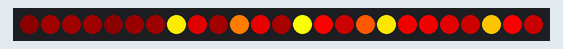
The sketch below on a simulated Arduino Uno, built with avr-gcc and run on an emulated ATmega328P. On the bench: 25 RGB LEDs in strip order, left to right.

Above: at 3.18 s.
At 7.58 s:
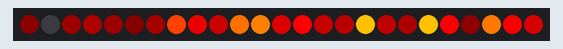
At 12.29 s:
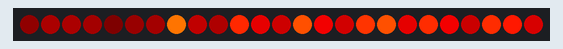
At 21.39 s:
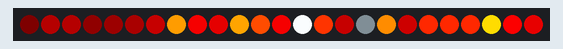
At 30.49 s:
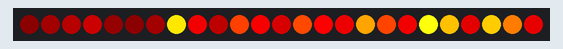
At 39.6 s:
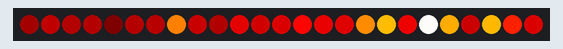

The sketch:

fire_snow2.ino
```cpp
/*
 * Fire-snow concentric style
 * OK on blackSNOW. Better on e-aster.
 *
 * warmbit @ 2021OCT06
 *
 * ref: sun radiation circular
 * https://wokwi.com/arduino/projects/288437917385228808
 *
 */

#include "FastLED.h"

#define LED_PIN       A1
#define COLOR_ORDER   GRB
#define LED_TYPE      WS2812B

#define BRIGHTNESS    255

// just for mapping
#define NUM_ROWS 13
#define NUM_COLS 11
const uint8_t kMatrixWidth = NUM_COLS;
const uint8_t kMatrixHeight = NUM_ROWS;

//#define NUM_LEDS (NUM_ROWS * NUM_COLS)
#define NUM_LEDS 25

CRGB leds[NUM_LEDS];
byte bump[(NUM_COLS+2)*(NUM_ROWS+2)];
CRGB cHsvLUT[256];

void setup() {

  delay(3000); // sanity delay

  FastLED.addLeds<LED_TYPE, LED_PIN, COLOR_ORDER>(leds, NUM_LEDS).setCorrection( TypicalLEDStrip );
  FastLED.setBrightness( BRIGHTNESS );

  generateCHsvLUT();
}

void loop() {
  generateBump();
  bumpMap();
  FastLED.show();
}

void generateCHsvLUT() {
  for (int j= 0; j<256; j++) {
    cHsvLUT[j] = HeatColor(j/1.4);
  }
}

void generateBump () {
  int t = millis()/2;
  int index = 0;
  for (byte j = 0; j < (NUM_ROWS+2); j++) {
    for (byte i = 0; i < (NUM_COLS+2); i++) {
      byte col = (inoise8_raw(i*40, j*40, t))/2;
      bump[index++] = col;
    }
  }
}

void bumpMap() {
  int yindex=(NUM_COLS+3);
  int8_t vly=-(NUM_ROWS/2+1);
  for (byte y = 0; y < NUM_ROWS; y++) {
    ++vly;
    int8_t vlx=-(NUM_COLS/2+1);
    for (byte x = 0; x < NUM_COLS; x++) {
      ++vlx;
      int8_t nx=bump[x+yindex+1]-bump[x+yindex-1];
      int8_t ny=bump[x+yindex+(NUM_COLS+2)]-bump[x+yindex-(NUM_COLS+2)];
      byte difx=abs8(vlx*7-nx);
      byte dify=abs8(vly*7-ny);
      int temp = difx*difx+dify*dify;

      //int col = 255-temp/13;
      //int col = 255-temp/11;
      // reverse: edge hotter, inner darker
      int col = temp/11;

      if (col<0) col=0;

      uint8_t index = XY(x, y);
      if (index != 25) {
        leds[index] = cHsvLUT[col];
      }
    }
    yindex += (NUM_COLS+2);
  }
}

uint8_t XY (uint8_t x, uint8_t y) {
  // 25 is a guard, there is no actual LED there for snowflake
  // if 25 returned, it is not visible at all.
  //
  // this is a mapping from xy matrix to snowflake
  const uint8_t XYTable[] = {
    25,  25,  25,  25,  25,  10,  25,  25,  25,  25,  25,
    25,  25,  25,  25,  25,  11,  25,  25,  25,  25,  25,
     7,  25,  25,  25,  25,  25,  25,  25,  25,  25,  13,
    25,  25,  25,  25,  25,  12,  25,  25,  25,  25,  25,
    25,   8,  25,  25,  25,  25,  25,  25,  25,  14,  25,
    25,  25,   9,  25,   1,  25,   2,  25,  15,  25,  25,
    25,  25,  25,   6,  25,   0,  25,   3,  25,  25,  25,
    25,  25,  24,  25,   5,  25,   4,  25,  18,  25,  25,
    25,  23,  25,  25,  25,  25,  25,  25,  25,  17,  25,
    25,  25,  25,  25,  25,  21,  25,  25,  25,  25,  25,
    22,  25,  25,  25,  25,  25,  25,  25,  25,  25,  16,
    25,  25,  25,  25,  25,  20,  25,  25,  25,  25,  25,
    25,  25,  25,  25,  25,  19,  25,  25,  25,  25,  25
  };

  uint8_t i = (y * kMatrixWidth) + x;
  uint8_t j = XYTable[i];
  return j;
}
```
